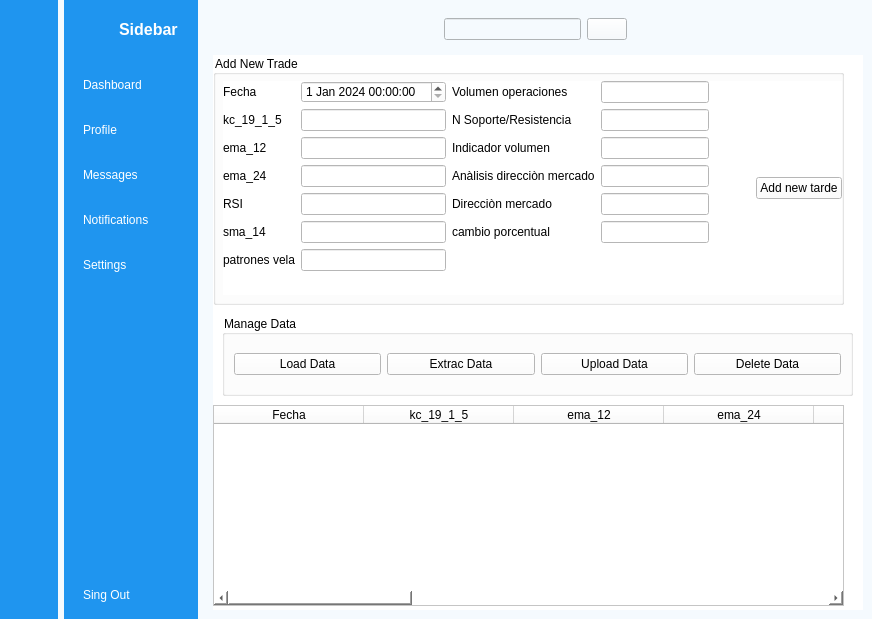
<?xml version="1.0" encoding="UTF-8"?>
<ui version="4.0">
 <class>MainWindow</class>
 <widget class="QMainWindow" name="MainWindow">
  <property name="geometry">
   <rect>
    <x>0</x>
    <y>0</y>
    <width>872</width>
    <height>619</height>
   </rect>
  </property>
  <property name="windowTitle">
   <string>MainWindow</string>
  </property>
  <property name="styleSheet">
   <string notr="true">background-color: rgb(245, 250, 254);</string>
  </property>
  <widget class="QWidget" name="centralwidget">
   <layout class="QGridLayout" name="gridLayout">
    <property name="leftMargin">
     <number>0</number>
    </property>
    <property name="topMargin">
     <number>0</number>
    </property>
    <property name="rightMargin">
     <number>0</number>
    </property>
    <property name="bottomMargin">
     <number>0</number>
    </property>
    <item row="0" column="1">
     <widget class="QWidget" name="icon_name_widget" native="true">
      <property name="styleSheet">
       <string notr="true">QWidget{
	background-color: rgb(31, 149, 239);
}

QPushButton{
	color:white;
	text-align:left;
	height:30px;
	padding-left:10px;
	border-top-left-radius:10px;
	

}

QPushButton:checked{
	background-color:#F5FAFE;
	color:#1F95EF;
	font-weight:bold;

}</string>
      </property>
      <layout class="QVBoxLayout" name="verticalLayout_4">
       <property name="rightMargin">
        <number>0</number>
       </property>
       <item>
        <layout class="QHBoxLayout" name="horizontalLayout_2">
         <property name="rightMargin">
          <number>20</number>
         </property>
         <item>
          <widget class="QLabel" name="label_2">
           <property name="minimumSize">
            <size>
             <width>40</width>
             <height>40</height>
            </size>
           </property>
           <property name="maximumSize">
            <size>
             <width>40</width>
             <height>40</height>
            </size>
           </property>
           <property name="text">
            <string/>
           </property>
           <property name="pixmap">
            <pixmap resource="resources.qrc">:/images/profile_pic.png</pixmap>
           </property>
           <property name="scaledContents">
            <bool>true</bool>
           </property>
          </widget>
         </item>
         <item>
          <widget class="QLabel" name="label_3">
           <property name="font">
            <font>
             <pointsize>12</pointsize>
             <bold>true</bold>
            </font>
           </property>
           <property name="styleSheet">
            <string notr="true">color:white;</string>
           </property>
           <property name="text">
            <string>Sidebar</string>
           </property>
          </widget>
         </item>
        </layout>
       </item>
       <item>
        <layout class="QVBoxLayout" name="verticalLayout_2">
         <property name="spacing">
          <number>15</number>
         </property>
         <property name="topMargin">
          <number>15</number>
         </property>
         <item>
          <widget class="QPushButton" name="dashboard_2">
           <property name="text">
            <string>Dashboard</string>
           </property>
           <property name="icon">
            <iconset resource="resources.qrc">
             <normaloff>:/images/dashboard_white.png</normaloff>
             <normalon>:/images/dashboard.png</normalon>:/images/dashboard_white.png</iconset>
           </property>
           <property name="checkable">
            <bool>true</bool>
           </property>
           <property name="autoExclusive">
            <bool>true</bool>
           </property>
          </widget>
         </item>
         <item>
          <widget class="QPushButton" name="profile_2">
           <property name="text">
            <string>Profile</string>
           </property>
           <property name="icon">
            <iconset resource="resources.qrc">
             <normaloff>:/images/profile_white.png</normaloff>
             <normalon>:/images/profile.png</normalon>:/images/profile_white.png</iconset>
           </property>
           <property name="checkable">
            <bool>true</bool>
           </property>
           <property name="autoExclusive">
            <bool>true</bool>
           </property>
          </widget>
         </item>
         <item>
          <widget class="QPushButton" name="messages_2">
           <property name="text">
            <string>Messages</string>
           </property>
           <property name="icon">
            <iconset resource="resources.qrc">
             <normaloff>:/images/messages_white.png</normaloff>
             <normalon>:/images/messages.png</normalon>:/images/messages_white.png</iconset>
           </property>
           <property name="checkable">
            <bool>true</bool>
           </property>
           <property name="autoExclusive">
            <bool>true</bool>
           </property>
          </widget>
         </item>
         <item>
          <widget class="QPushButton" name="notifications_2">
           <property name="text">
            <string>Notifications</string>
           </property>
           <property name="icon">
            <iconset resource="resources.qrc">
             <normaloff>:/images/notifications_white.png</normaloff>
             <normalon>:/images/notifications.png</normalon>:/images/notifications_white.png</iconset>
           </property>
           <property name="checkable">
            <bool>true</bool>
           </property>
           <property name="autoExclusive">
            <bool>true</bool>
           </property>
          </widget>
         </item>
         <item>
          <widget class="QPushButton" name="settings_2">
           <property name="text">
            <string>Settings</string>
           </property>
           <property name="icon">
            <iconset resource="resources.qrc">
             <normaloff>:/images/settings_white.png</normaloff>
             <normalon>:/images/settings.png</normalon>:/images/settings_white.png</iconset>
           </property>
           <property name="checkable">
            <bool>true</bool>
           </property>
           <property name="autoExclusive">
            <bool>true</bool>
           </property>
          </widget>
         </item>
        </layout>
       </item>
       <item>
        <spacer name="verticalSpacer">
         <property name="orientation">
          <enum>Qt::Orientation::Vertical</enum>
         </property>
         <property name="sizeHint" stdset="0">
          <size>
           <width>20</width>
           <height>263</height>
          </size>
         </property>
        </spacer>
       </item>
       <item>
        <widget class="QPushButton" name="pushButton_13">
         <property name="text">
          <string>Sing Out</string>
         </property>
         <property name="icon">
          <iconset resource="resources.qrc">
           <normaloff>:/images/log_out_white.png</normaloff>:/images/log_out_white.png</iconset>
         </property>
         <property name="checkable">
          <bool>true</bool>
         </property>
        </widget>
       </item>
      </layout>
     </widget>
    </item>
    <item row="0" column="0">
     <widget class="QWidget" name="icon_only_widget" native="true">
      <property name="styleSheet">
       <string notr="true">QWidget{
	background-color: rgb(31, 149, 239);
}

QPushButton{
	color:white;
	height:30px;
	border:none;
	border-radius:10px;
}

QPushButton:checked{
	background-color:#F5FAFE;
	color:#1F95EF;
	font-weight:bold;

}</string>
      </property>
      <layout class="QVBoxLayout" name="verticalLayout_3">
       <item>
        <layout class="QHBoxLayout" name="horizontalLayout_3">
         <item>
          <widget class="QLabel" name="label">
           <property name="minimumSize">
            <size>
             <width>40</width>
             <height>40</height>
            </size>
           </property>
           <property name="maximumSize">
            <size>
             <width>40</width>
             <height>40</height>
            </size>
           </property>
           <property name="text">
            <string/>
           </property>
           <property name="pixmap">
            <pixmap resource="resources.qrc">:/images/profile_pic.png</pixmap>
           </property>
           <property name="scaledContents">
            <bool>true</bool>
           </property>
          </widget>
         </item>
        </layout>
       </item>
       <item>
        <layout class="QVBoxLayout" name="verticalLayout">
         <property name="spacing">
          <number>15</number>
         </property>
         <property name="topMargin">
          <number>15</number>
         </property>
         <item>
          <widget class="QPushButton" name="dashboard_1">
           <property name="text">
            <string/>
           </property>
           <property name="icon">
            <iconset resource="resources.qrc">
             <normaloff>:/images/dashboard_white.png</normaloff>
             <normalon>:/images/dashboard.png</normalon>:/images/dashboard_white.png</iconset>
           </property>
           <property name="checkable">
            <bool>true</bool>
           </property>
           <property name="autoExclusive">
            <bool>true</bool>
           </property>
          </widget>
         </item>
         <item>
          <widget class="QPushButton" name="profile_1">
           <property name="text">
            <string/>
           </property>
           <property name="icon">
            <iconset resource="resources.qrc">
             <normaloff>:/images/profile_white.png</normaloff>
             <normalon>:/images/profile.png</normalon>:/images/profile_white.png</iconset>
           </property>
           <property name="checkable">
            <bool>true</bool>
           </property>
           <property name="autoExclusive">
            <bool>true</bool>
           </property>
          </widget>
         </item>
         <item>
          <widget class="QPushButton" name="messages_1">
           <property name="text">
            <string/>
           </property>
           <property name="icon">
            <iconset resource="resources.qrc">
             <normaloff>:/images/messages_white.png</normaloff>
             <normalon>:/images/messages.png</normalon>:/images/messages_white.png</iconset>
           </property>
           <property name="checkable">
            <bool>true</bool>
           </property>
           <property name="autoExclusive">
            <bool>true</bool>
           </property>
          </widget>
         </item>
         <item>
          <widget class="QPushButton" name="notifications_1">
           <property name="text">
            <string/>
           </property>
           <property name="icon">
            <iconset resource="resources.qrc">
             <normaloff>:/images/notifications_white.png</normaloff>
             <normalon>:/images/notifications.png</normalon>:/images/notifications_white.png</iconset>
           </property>
           <property name="checkable">
            <bool>true</bool>
           </property>
           <property name="autoExclusive">
            <bool>true</bool>
           </property>
          </widget>
         </item>
         <item>
          <widget class="QPushButton" name="settings_1">
           <property name="text">
            <string/>
           </property>
           <property name="icon">
            <iconset resource="resources.qrc">
             <normaloff>:/images/settings_white.png</normaloff>
             <normalon>:/images/settings.png</normalon>:/images/settings_white.png</iconset>
           </property>
           <property name="checkable">
            <bool>true</bool>
           </property>
           <property name="autoExclusive">
            <bool>true</bool>
           </property>
          </widget>
         </item>
        </layout>
       </item>
       <item>
        <spacer name="verticalSpacer_2">
         <property name="orientation">
          <enum>Qt::Orientation::Vertical</enum>
         </property>
         <property name="sizeHint" stdset="0">
          <size>
           <width>20</width>
           <height>263</height>
          </size>
         </property>
        </spacer>
       </item>
       <item>
        <widget class="QPushButton" name="pushButton_6">
         <property name="text">
          <string/>
         </property>
         <property name="icon">
          <iconset resource="resources.qrc">
           <normaloff>:/images/log_out_white.png</normaloff>:/images/log_out_white.png</iconset>
         </property>
         <property name="checkable">
          <bool>true</bool>
         </property>
        </widget>
       </item>
      </layout>
     </widget>
    </item>
    <item row="0" column="2">
     <widget class="QWidget" name="main_menu" native="true">
      <layout class="QVBoxLayout" name="verticalLayout_5">
       <item>
        <widget class="QWidget" name="header_widget" native="true">
         <layout class="QHBoxLayout" name="horizontalLayout_4">
          <item>
           <widget class="QPushButton" name="menu">
            <property name="styleSheet">
             <string notr="true">border:none;</string>
            </property>
            <property name="text">
             <string/>
            </property>
            <property name="icon">
             <iconset resource="resources.qrc">
              <normaloff>:/images/menu.png</normaloff>:/images/menu.png</iconset>
            </property>
            <property name="iconSize">
             <size>
              <width>20</width>
              <height>20</height>
             </size>
            </property>
            <property name="checkable">
             <bool>true</bool>
            </property>
           </widget>
          </item>
          <item>
           <spacer name="horizontalSpacer_2">
            <property name="orientation">
             <enum>Qt::Orientation::Horizontal</enum>
            </property>
            <property name="sizeHint" stdset="0">
             <size>
              <width>38</width>
              <height>20</height>
             </size>
            </property>
           </spacer>
          </item>
          <item>
           <layout class="QHBoxLayout" name="horizontalLayout">
            <item>
             <widget class="QLineEdit" name="lineEdit">
              <property name="styleSheet">
               <string notr="true">boder:0,5px black;</string>
              </property>
             </widget>
            </item>
            <item>
             <widget class="QPushButton" name="pushButton_20">
              <property name="text">
               <string/>
              </property>
              <property name="icon">
               <iconset resource="resources.qrc">
                <normaloff>:/images/search.png</normaloff>:/images/search.png</iconset>
              </property>
             </widget>
            </item>
           </layout>
          </item>
          <item>
           <spacer name="horizontalSpacer">
            <property name="orientation">
             <enum>Qt::Orientation::Horizontal</enum>
            </property>
            <property name="sizeHint" stdset="0">
             <size>
              <width>189</width>
              <height>20</height>
             </size>
            </property>
           </spacer>
          </item>
          <item>
           <widget class="QPushButton" name="pushButton_21">
            <property name="styleSheet">
             <string notr="true">border:none;</string>
            </property>
            <property name="text">
             <string/>
            </property>
            <property name="icon">
             <iconset resource="resources.qrc">
              <normaloff>:/images/image.png</normaloff>:/images/image.png</iconset>
            </property>
           </widget>
          </item>
         </layout>
        </widget>
       </item>
       <item>
        <widget class="QStackedWidget" name="stackedWidget">
         <property name="styleSheet">
          <string notr="true">background-color: rgb(255, 255, 255);</string>
         </property>
         <widget class="QWidget" name="dashboard_page">
          <widget class="QGroupBox" name="groupBox_form">
           <property name="geometry">
            <rect>
             <x>0</x>
             <y>0</y>
             <width>631</width>
             <height>250</height>
            </rect>
           </property>
           <property name="styleSheet">
            <string notr="true">color:black;
</string>
           </property>
           <property name="title">
            <string>Add New Trade</string>
           </property>
           <widget class="QWidget" name="layoutWidget">
            <property name="geometry">
             <rect>
              <x>10</x>
              <y>26</y>
              <width>619</width>
              <height>214</height>
             </rect>
            </property>
            <layout class="QHBoxLayout" name="horizontalLayout_5">
             <item>
              <layout class="QFormLayout" name="formLayout">
               <item row="0" column="0">
                <widget class="QLabel" name="fechaLabel">
                 <property name="text">
                  <string>Fecha</string>
                 </property>
                </widget>
               </item>
               <item row="1" column="0">
                <widget class="QLabel" name="kc_19_1_5Label">
                 <property name="text">
                  <string>kc_19_1_5</string>
                 </property>
                </widget>
               </item>
               <item row="1" column="1">
                <widget class="QLineEdit" name="kc_19_1_5LineEdit"/>
               </item>
               <item row="2" column="0">
                <widget class="QLabel" name="ema_12Label">
                 <property name="text">
                  <string>ema_12</string>
                 </property>
                </widget>
               </item>
               <item row="2" column="1">
                <widget class="QLineEdit" name="ema_12LineEdit"/>
               </item>
               <item row="3" column="0">
                <widget class="QLabel" name="ema_24Label">
                 <property name="text">
                  <string>ema_24</string>
                 </property>
                </widget>
               </item>
               <item row="3" column="1">
                <widget class="QLineEdit" name="ema_24LineEdit"/>
               </item>
               <item row="4" column="0">
                <widget class="QLabel" name="rSILabel">
                 <property name="text">
                  <string>RSI</string>
                 </property>
                </widget>
               </item>
               <item row="4" column="1">
                <widget class="QLineEdit" name="rsiLineEdit"/>
               </item>
               <item row="5" column="0">
                <widget class="QLabel" name="sma_14Label">
                 <property name="text">
                  <string>sma_14</string>
                 </property>
                </widget>
               </item>
               <item row="5" column="1">
                <widget class="QLineEdit" name="sma_14LineEdit"/>
               </item>
               <item row="6" column="0">
                <widget class="QLabel" name="patronesVelaLabel">
                 <property name="text">
                  <string>patrones vela</string>
                 </property>
                </widget>
               </item>
               <item row="6" column="1">
                <widget class="QLineEdit" name="patronesVelaLineEdit"/>
               </item>
               <item row="0" column="1">
                <widget class="QDateTimeEdit" name="fechaLineEdit">
                 <property name="date">
                  <date>
                   <year>2024</year>
                   <month>1</month>
                   <day>1</day>
                  </date>
                 </property>
                </widget>
               </item>
              </layout>
             </item>
             <item>
              <layout class="QFormLayout" name="formLayout_2">
               <item row="0" column="0">
                <widget class="QLabel" name="volumenOperacionesLabel">
                 <property name="text">
                  <string>Volumen operaciones</string>
                 </property>
                </widget>
               </item>
               <item row="0" column="1">
                <widget class="QLineEdit" name="volumenOperacionesLineEdit"/>
               </item>
               <item row="1" column="0">
                <widget class="QLabel" name="nSoporteResistenciaLabel">
                 <property name="text">
                  <string>N Soporte/Resistencia</string>
                 </property>
                </widget>
               </item>
               <item row="1" column="1">
                <widget class="QLineEdit" name="nSoporteResistenciaLineEdit"/>
               </item>
               <item row="2" column="0">
                <widget class="QLabel" name="indicadorVolumenLabel">
                 <property name="text">
                  <string>Indicador volumen</string>
                 </property>
                </widget>
               </item>
               <item row="2" column="1">
                <widget class="QLineEdit" name="indicadorVolumenLineEdit"/>
               </item>
               <item row="3" column="0">
                <widget class="QLabel" name="analisisDireccionMercadoLabel">
                 <property name="text">
                  <string>Anàlisis direcciòn mercado</string>
                 </property>
                </widget>
               </item>
               <item row="3" column="1">
                <widget class="QLineEdit" name="analisisDireccionMercadoLineEdit"/>
               </item>
               <item row="4" column="0">
                <widget class="QLabel" name="direcciNMercadoLabel">
                 <property name="text">
                  <string>Direcciòn mercado</string>
                 </property>
                </widget>
               </item>
               <item row="4" column="1">
                <widget class="QLineEdit" name="direccionMercadoLineEdit"/>
               </item>
               <item row="5" column="0">
                <widget class="QLabel" name="cambioPorcentualLabel">
                 <property name="text">
                  <string>cambio porcentual</string>
                 </property>
                </widget>
               </item>
               <item row="5" column="1">
                <widget class="QLineEdit" name="cambioPorcentualLineEdit"/>
               </item>
              </layout>
             </item>
             <item>
              <spacer name="horizontalSpacer_3">
               <property name="orientation">
                <enum>Qt::Orientation::Horizontal</enum>
               </property>
               <property name="sizeHint" stdset="0">
                <size>
                 <width>28</width>
                 <height>20</height>
                </size>
               </property>
              </spacer>
             </item>
             <item>
              <widget class="QPushButton" name="addNew">
               <property name="text">
                <string>Add new tarde</string>
               </property>
              </widget>
             </item>
            </layout>
           </widget>
          </widget>
          <widget class="QTableWidget" name="table">
           <property name="geometry">
            <rect>
             <x>0</x>
             <y>350</y>
             <width>631</width>
             <height>201</height>
            </rect>
           </property>
           <property name="sizePolicy">
            <sizepolicy hsizetype="Expanding" vsizetype="Expanding">
             <horstretch>0</horstretch>
             <verstretch>0</verstretch>
            </sizepolicy>
           </property>
           <property name="styleSheet">
            <string notr="true">color:black;
</string>
           </property>
           <property name="rowCount">
            <number>0</number>
           </property>
           <property name="columnCount">
            <number>13</number>
           </property>
           <attribute name="horizontalHeaderVisible">
            <bool>true</bool>
           </attribute>
           <attribute name="horizontalHeaderCascadingSectionResizes">
            <bool>false</bool>
           </attribute>
           <attribute name="horizontalHeaderMinimumSectionSize">
            <number>32</number>
           </attribute>
           <attribute name="horizontalHeaderDefaultSectionSize">
            <number>150</number>
           </attribute>
           <attribute name="verticalHeaderMinimumSectionSize">
            <number>24</number>
           </attribute>
           <attribute name="verticalHeaderStretchLastSection">
            <bool>false</bool>
           </attribute>
           <column>
            <property name="text">
             <string>Fecha</string>
            </property>
           </column>
           <column>
            <property name="text">
             <string>kc_19_1_5</string>
            </property>
           </column>
           <column>
            <property name="text">
             <string>ema_12</string>
            </property>
           </column>
           <column>
            <property name="text">
             <string>ema_24</string>
            </property>
           </column>
           <column>
            <property name="text">
             <string>rsi</string>
            </property>
           </column>
           <column>
            <property name="text">
             <string>sma_14</string>
            </property>
           </column>
           <column>
            <property name="text">
             <string>Volumen operaciones</string>
            </property>
           </column>
           <column>
            <property name="text">
             <string>Patrones vela</string>
            </property>
           </column>
           <column>
            <property name="text">
             <string>N Soporte/Resistencia</string>
            </property>
           </column>
           <column>
            <property name="text">
             <string>Indicador volumen</string>
            </property>
           </column>
           <column>
            <property name="text">
             <string>Anàlsis mercado</string>
            </property>
           </column>
           <column>
            <property name="text">
             <string>Direcciòn mercado</string>
            </property>
           </column>
           <column>
            <property name="text">
             <string>Cambio porcentual</string>
            </property>
           </column>
          </widget>
          <widget class="QGroupBox" name="groupBox_buttons">
           <property name="geometry">
            <rect>
             <x>9</x>
             <y>260</y>
             <width>631</width>
             <height>81</height>
            </rect>
           </property>
           <property name="styleSheet">
            <string notr="true">color:black;</string>
           </property>
           <property name="title">
            <string>Manage Data</string>
           </property>
           <layout class="QHBoxLayout" name="horizontalLayout_6">
            <item>
             <widget class="QPushButton" name="loadData">
              <property name="text">
               <string>Load Data</string>
              </property>
             </widget>
            </item>
            <item>
             <widget class="QPushButton" name="callData">
              <property name="text">
               <string>Extrac Data</string>
              </property>
             </widget>
            </item>
            <item>
             <widget class="QPushButton" name="uploadData">
              <property name="text">
               <string>Upload Data</string>
              </property>
             </widget>
            </item>
            <item>
             <widget class="QPushButton" name="deleteData">
              <property name="text">
               <string>Delete Data</string>
              </property>
             </widget>
            </item>
           </layout>
          </widget>
         </widget>
         <widget class="QWidget" name="messages_page">
          <widget class="QLabel" name="label_5">
           <property name="geometry">
            <rect>
             <x>190</x>
             <y>190</y>
             <width>221</width>
             <height>121</height>
            </rect>
           </property>
           <property name="font">
            <font>
             <pointsize>20</pointsize>
            </font>
           </property>
           <property name="styleSheet">
            <string notr="true">color:black;
</string>
           </property>
           <property name="text">
            <string>Messages Page</string>
           </property>
          </widget>
         </widget>
         <widget class="QWidget" name="notifications_page">
          <widget class="QLabel" name="label_6">
           <property name="geometry">
            <rect>
             <x>230</x>
             <y>140</y>
             <width>221</width>
             <height>121</height>
            </rect>
           </property>
           <property name="font">
            <font>
             <pointsize>20</pointsize>
            </font>
           </property>
           <property name="styleSheet">
            <string notr="true">color:black;
</string>
           </property>
           <property name="text">
            <string>Notifications Page</string>
           </property>
          </widget>
         </widget>
         <widget class="QWidget" name="settings_page">
          <widget class="QLabel" name="label_8">
           <property name="geometry">
            <rect>
             <x>180</x>
             <y>180</y>
             <width>211</width>
             <height>81</height>
            </rect>
           </property>
           <property name="font">
            <font>
             <pointsize>20</pointsize>
            </font>
           </property>
           <property name="styleSheet">
            <string notr="true">color:black;
</string>
           </property>
           <property name="text">
            <string>Settings Page</string>
           </property>
          </widget>
         </widget>
         <widget class="QWidget" name="profile_page">
          <widget class="QLabel" name="label_7">
           <property name="geometry">
            <rect>
             <x>240</x>
             <y>170</y>
             <width>151</width>
             <height>121</height>
            </rect>
           </property>
           <property name="font">
            <font>
             <pointsize>20</pointsize>
            </font>
           </property>
           <property name="styleSheet">
            <string notr="true">color:black;
</string>
           </property>
           <property name="text">
            <string>Profile Page</string>
           </property>
          </widget>
         </widget>
        </widget>
       </item>
      </layout>
     </widget>
    </item>
   </layout>
  </widget>
 </widget>
 <resources>
  <include location="resources.qrc"/>
 </resources>
 <connections>
  <connection>
   <sender>menu</sender>
   <signal>toggled(bool)</signal>
   <receiver>icon_only_widget</receiver>
   <slot>setHidden(bool)</slot>
   <hints>
    <hint type="sourcelabel">
     <x>246</x>
     <y>40</y>
    </hint>
    <hint type="destinationlabel">
     <x>41</x>
     <y>328</y>
    </hint>
   </hints>
  </connection>
  <connection>
   <sender>menu</sender>
   <signal>toggled(bool)</signal>
   <receiver>icon_name_widget</receiver>
   <slot>setVisible(bool)</slot>
   <hints>
    <hint type="sourcelabel">
     <x>229</x>
     <y>31</y>
    </hint>
    <hint type="destinationlabel">
     <x>198</x>
     <y>307</y>
    </hint>
   </hints>
  </connection>
  <connection>
   <sender>settings_1</sender>
   <signal>toggled(bool)</signal>
   <receiver>settings_2</receiver>
   <slot>setChecked(bool)</slot>
   <hints>
    <hint type="sourcelabel">
     <x>49</x>
     <y>277</y>
    </hint>
    <hint type="destinationlabel">
     <x>105</x>
     <y>277</y>
    </hint>
   </hints>
  </connection>
  <connection>
   <sender>dashboard_1</sender>
   <signal>toggled(bool)</signal>
   <receiver>dashboard_2</receiver>
   <slot>setChecked(bool)</slot>
   <hints>
    <hint type="sourcelabel">
     <x>33</x>
     <y>84</y>
    </hint>
    <hint type="destinationlabel">
     <x>103</x>
     <y>93</y>
    </hint>
   </hints>
  </connection>
  <connection>
   <sender>profile_1</sender>
   <signal>toggled(bool)</signal>
   <receiver>profile_2</receiver>
   <slot>setChecked(bool)</slot>
   <hints>
    <hint type="sourcelabel">
     <x>25</x>
     <y>134</y>
    </hint>
    <hint type="destinationlabel">
     <x>92</x>
     <y>130</y>
    </hint>
   </hints>
  </connection>
  <connection>
   <sender>messages_1</sender>
   <signal>toggled(bool)</signal>
   <receiver>messages_2</receiver>
   <slot>setChecked(bool)</slot>
   <hints>
    <hint type="sourcelabel">
     <x>35</x>
     <y>177</y>
    </hint>
    <hint type="destinationlabel">
     <x>99</x>
     <y>177</y>
    </hint>
   </hints>
  </connection>
  <connection>
   <sender>notifications_1</sender>
   <signal>toggled(bool)</signal>
   <receiver>notifications_2</receiver>
   <slot>setChecked(bool)</slot>
   <hints>
    <hint type="sourcelabel">
     <x>37</x>
     <y>223</y>
    </hint>
    <hint type="destinationlabel">
     <x>100</x>
     <y>223</y>
    </hint>
   </hints>
  </connection>
  <connection>
   <sender>dashboard_2</sender>
   <signal>toggled(bool)</signal>
   <receiver>dashboard_1</receiver>
   <slot>setChecked(bool)</slot>
   <hints>
    <hint type="sourcelabel">
     <x>89</x>
     <y>81</y>
    </hint>
    <hint type="destinationlabel">
     <x>27</x>
     <y>82</y>
    </hint>
   </hints>
  </connection>
  <connection>
   <sender>profile_2</sender>
   <signal>toggled(bool)</signal>
   <receiver>profile_1</receiver>
   <slot>setChecked(bool)</slot>
   <hints>
    <hint type="sourcelabel">
     <x>120</x>
     <y>133</y>
    </hint>
    <hint type="destinationlabel">
     <x>36</x>
     <y>133</y>
    </hint>
   </hints>
  </connection>
  <connection>
   <sender>messages_2</sender>
   <signal>toggled(bool)</signal>
   <receiver>messages_1</receiver>
   <slot>setChecked(bool)</slot>
   <hints>
    <hint type="sourcelabel">
     <x>134</x>
     <y>181</y>
    </hint>
    <hint type="destinationlabel">
     <x>35</x>
     <y>182</y>
    </hint>
   </hints>
  </connection>
  <connection>
   <sender>notifications_2</sender>
   <signal>toggled(bool)</signal>
   <receiver>notifications_1</receiver>
   <slot>setChecked(bool)</slot>
   <hints>
    <hint type="sourcelabel">
     <x>141</x>
     <y>233</y>
    </hint>
    <hint type="destinationlabel">
     <x>33</x>
     <y>230</y>
    </hint>
   </hints>
  </connection>
  <connection>
   <sender>settings_2</sender>
   <signal>toggled(bool)</signal>
   <receiver>settings_1</receiver>
   <slot>setChecked(bool)</slot>
   <hints>
    <hint type="sourcelabel">
     <x>162</x>
     <y>265</y>
    </hint>
    <hint type="destinationlabel">
     <x>48</x>
     <y>266</y>
    </hint>
   </hints>
  </connection>
  <connection>
   <sender>pushButton_6</sender>
   <signal>toggled(bool)</signal>
   <receiver>MainWindow</receiver>
   <slot>close()</slot>
   <hints>
    <hint type="sourcelabel">
     <x>28</x>
     <y>578</y>
    </hint>
    <hint type="destinationlabel">
     <x>35</x>
     <y>634</y>
    </hint>
   </hints>
  </connection>
  <connection>
   <sender>pushButton_13</sender>
   <signal>toggled(bool)</signal>
   <receiver>MainWindow</receiver>
   <slot>close()</slot>
   <hints>
    <hint type="sourcelabel">
     <x>122</x>
     <y>573</y>
    </hint>
    <hint type="destinationlabel">
     <x>140</x>
     <y>636</y>
    </hint>
   </hints>
  </connection>
 </connections>
</ui>
